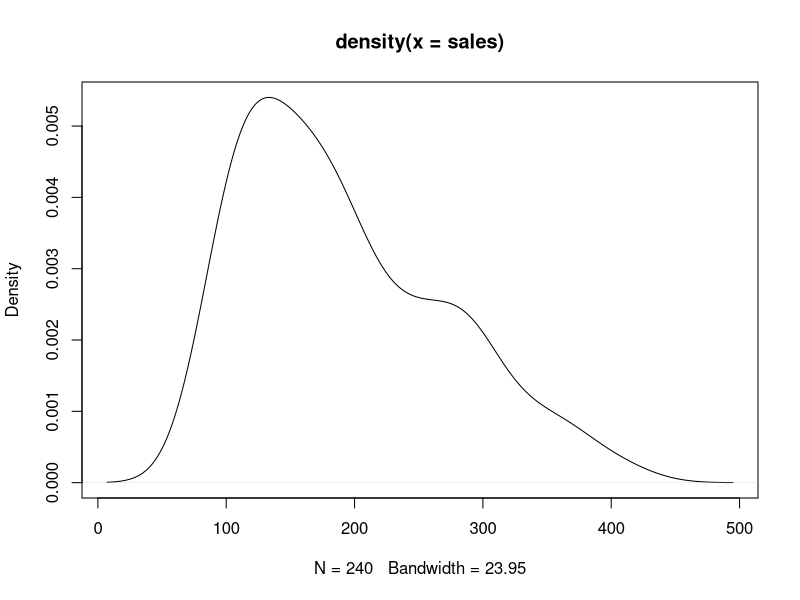

This figure's R source: (Note: this script raises an error after producing the figure.)
#Import del dataset

#setwd("C:\\Users\\gabri\\Desktop\\PrivateProject\\Analisi-Statistica-Vendite-Texas")

texas_price <- read.csv("realestate_texas.csv")
#Diamo un occhiata al dataset
head(texas_price,10)

attach(texas_price)
#Adesso che sappimao come fatto il dataset iniziamo osservare per bene i dati

#costruiamo la distribuzione di frequenza per la variabile città
ni <- table(city)
fi <- table(city)/length(city)

#distribuzione di frequenza assoluta e relativa per citta
distr_freq_ass_city = cbind(ni,fi)

#diamo un occhiata allre frequenze relative doppie
#distribuzione di frequenza assoluta per citta e anno
distr_freq_ass_city_mese = table(city,year)

#distribuzione di frequenza relativa per citta e anno
distr_freq_rel_city_anno = table(city,year)/length(city)


#Calcoliamo indici di posizione
summary(sales)

plot(density(sales))

ggplot()+
  geom_density(aes(x=sales,),col="black",fill="lightblue")

  
  
